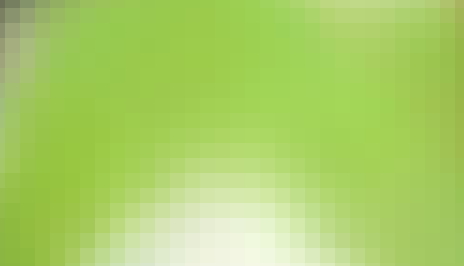
#> input picture Code/ball2.png, 464 x 266 px, found by its file name
$ python adam.py
#> lines starting #> are read from the running program, lines starting #| are printed output that depends on the picture; pictures that were not available may be replaced by others from this repository, and a replacement may not be noted
import cv2
import numpy as np

frame2=cv2.imread('/Users/jacklange/ball2.png')
#> frame2 is the input picture: shape (266, 464, 3); mean B, G, R 102.7, 207.6, 169.8
frame2=cv2.cvtColor(frame2,cv2.COLOR_BGR2HSV)
#> frame2: shape (266, 464, 3); mean H, S, V 40.7, 130.4, 207.6
hue=frame2[:,:,0]
sat=frame2[:,:,1]
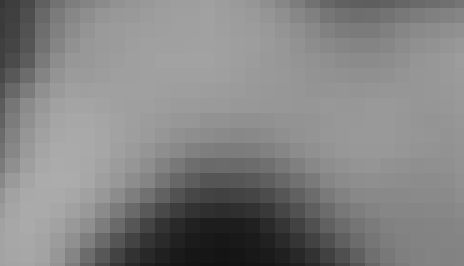
#> sat: shape (266, 464); min 18, max 172, mean 130.4
val=frame2[:,:,2]
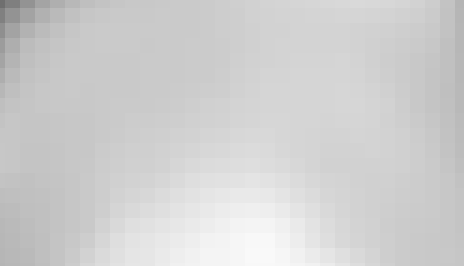
#> val: shape (266, 464); min 111, max 249, mean 207.6
import numpy as np
huetarget=np.mean(hue)
#> huetarget = 40.68
sattarget=np.mean(sat)
#> sattarget = 130.4
valtarget=np.mean(val)
#> valtarget = 207.6
tolerance=0.15
lower1 = np.array([huetarget*(1-tolerance), sattarget*(1-tolerance), valtarget*(1-tolerance)])
#> lower1 = [34.57, 110.8, 176.5]
upper1 = np.array([huetarget*(1+tolerance), sattarget*(1+tolerance), valtarget*(1+tolerance)])
#> upper1 = [46.78, 149.9, 238.7]
xarray=[]
yarray=[]

cap = cv2.VideoCapture("/Users/jacklange/ball.mov")

while True:
    if cap.grab():
        ret, frame = cap.retrieve()
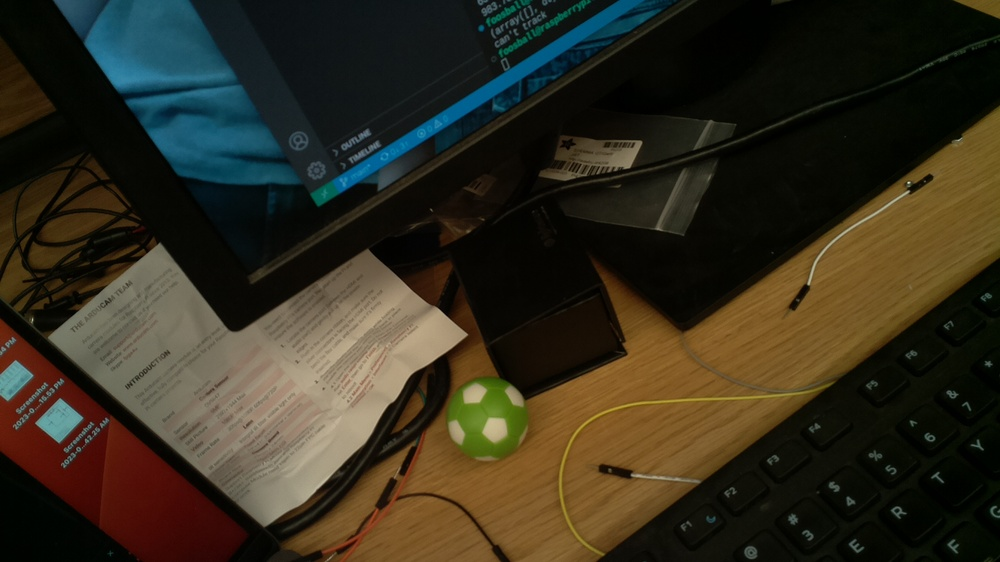
#> input picture Code/computerVision/images/capture.jpg, 1000 x 562 px, shrunk from 1920 x 1080 before the run, given in place of ball.mov, which was not available
#> frame is the input picture: shape (562, 1000, 3); mean B, G, R 30.4, 45.1, 50.4
#> ret = True
        if not ret:
            continue
        else:
            frame2=cv2.cvtColor(frame,cv2.COLOR_BGR2HSV)
#> frame2: shape (562, 1000, 3); mean H, S, V 37.7, 165.4, 57.5
            resultarray = cv2.inRange(frame2, lower1,upper1)
#> resultarray: shape (562, 1000); every value is 0
            kernel = np.ones((3,3),np.uint8)
            dilate = cv2.morphologyEx(resultarray, cv2.MORPH_DILATE, kernel, iterations=5)
            indices = np.where(dilate == [255])
#> indices = (empty array, empty array)
            #print("test")
            x=np.mean(indices[0])
#> x = nan
            y=np.mean(indices[1])
#> y = nan
            xarray.append(x)
            yarray.append(y)
            if np.isnan(x):
                print("can't track")
            else:
                print(x)
                print(y)
                x=int(x)
                y=int(y)
                frame=cv2.circle(frame, (y,x), 20, (0,255,255), 10)

            result = cv2.bitwise_and(frame,frame, mask= dilate)
#> result: shape (562, 1000, 3); every value is 0
            cv2.imshow('video', frame)
    if cv2.waitKey(10) == 27:
#> (key Esc is pressed here)
        break
